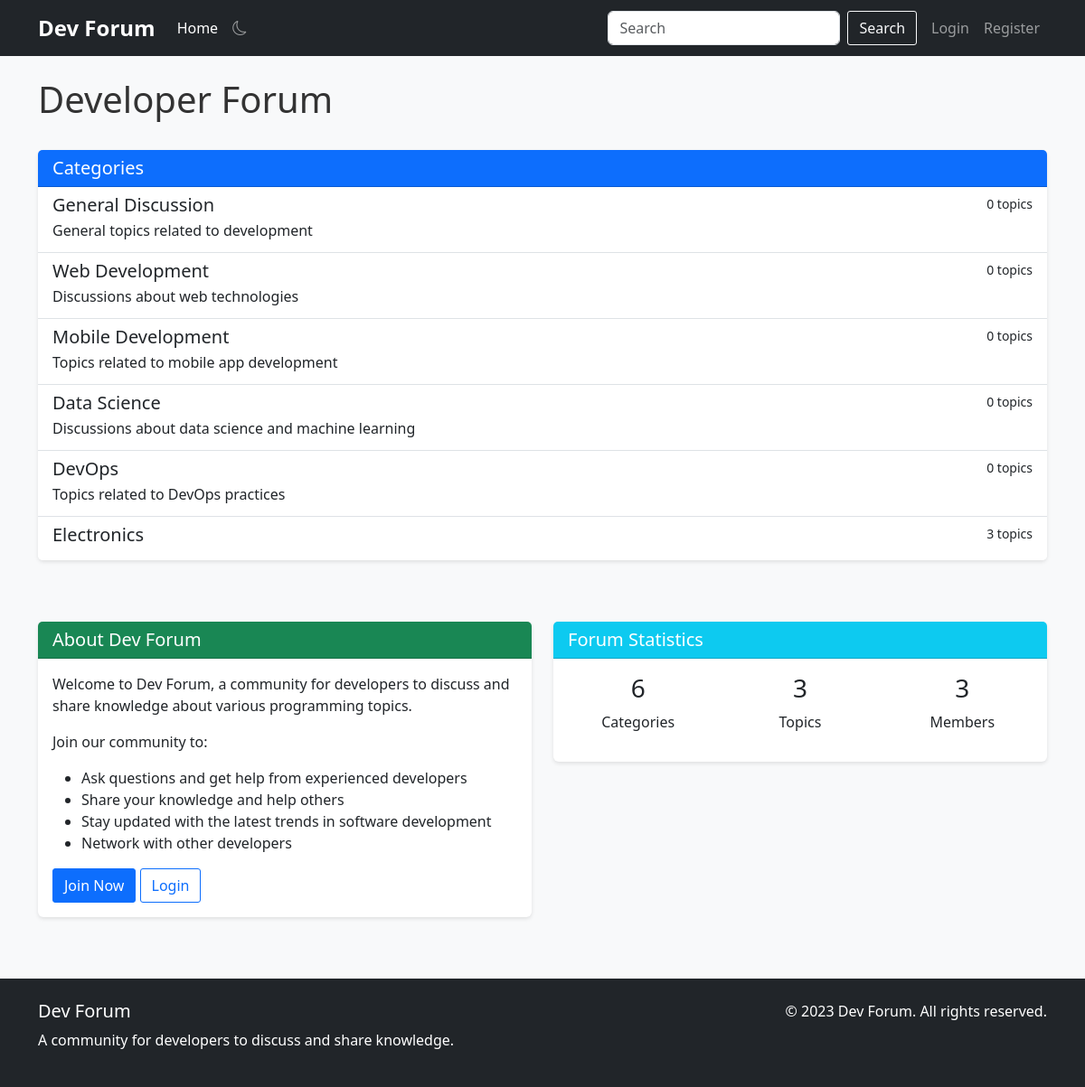
The page / on the database its author committed.
### app.py (models this page shows)
class Category(db.Model):
    id = db.Column(db.Integer, primary_key=True)
    name = db.Column(db.String(100), nullable=False, index=True)
    description = db.Column(db.Text, nullable=True)
    topics = db.relationship('Topic', backref='category', lazy='dynamic', cascade='all, delete-orphan')

### app.py (the view)
@app.route('/')
def index():
    categories = Category.query.all()
    topic_count = Topic.query.count()
    user_count = User.query.count()
    return render_template('index.html', categories=categories, topic_count=topic_count, user_count=user_count)

### app.py (called while the page is built)
@app.context_processor
def utility_processor():
    def recent_topics(limit=5):
        return Topic.query.order_by(Topic.created_at.desc()).limit(limit).all()
    def recent_posts(limit=5):
        return Post.query.order_by(Post.created_at.desc()).limit(limit).all()
    def user_count():
        return User.query.count()
    def topic_count():
        return Topic.query.count()
    def post_count():
        return Post.query.count()
    return {
        'recent_topics': recent_topics,
        'recent_posts': recent_posts,
        'user_count': user_count,
        'topic_count': topic_count,
        'post_count': post_count
    }

### templates/index.html (shortened to what this page needs)
{% extends "base.html" %}
{% block content %}
<div class="row">
    <div class="col-md-12">
        <div class="d-flex justify-content-between align-items-center mb-4">
            <h1>Developer Forum</h1>
        </div>
        <div class="card">
            <div class="card-header bg-primary text-white">
                <h5 class="mb-0">Categories</h5>
            </div>
            <div class="list-group list-group-flush">
                {% for category in categories %}
                <a href="{{ url_for('category', category_id=category.id) }}" class="list-group-item list-group-item-action">
                    <div class="d-flex w-100 justify-content-between">
                        <h5 class="mb-1">{{ category.name }}</h5>
                        <small>{{ category.topics.count() }} topics</small>
                    </div>
                    <p class="mb-1">{{ category.description }}</p>
                </a>
                {% else %}
                <div class="list-group-item">
                    <p class="mb-0">No categories found.</p>
                </div>
                {% endfor %}
            </div>
        </div>
    </div>
</div>
<div class="row mt-5">
    <div class="col-md-6">
        <div class="card">
            <div class="card-header bg-success text-white">
                <h5 class="mb-0">About Dev Forum</h5>
            </div>
            <div class="card-body">
                <p>Welcome to Dev Forum, a community for developers to discuss and share knowledge about various programming topics.</p>
                <p>Join our community to:</p>
                <ul>
                    <li>Ask questions and get help from experienced developers</li>
                    <li>Share your knowledge and help others</li>
                    <li>Stay updated with the latest trends in software development</li>
                    <li>Network with other developers</li>
                </ul>
                {% if not current_user.is_authenticated %}
                <div class="mt-3">
                    <a href="{{ url_for('register') }}" class="btn btn-primary">Join Now</a>
                    <a href="{{ url_for('login') }}" class="btn btn-outline-primary">Login</a>
                </div>
                {% endif %}
            </div>
        </div>
    </div>
    <div class="col-md-6">
        <div class="card">
            <div class="card-header bg-info text-white">
                <h5 class="mb-0">Forum Statistics</h5>
            </div>
            <div class="card-body">
                <div class="row text-center">
                    <div class="col-4">
                        <h3>{{ categories|length }}</h3>
                        <p>Categories</p>
                    </div>
                    <div class="col-4">
                        <h3>{{ topic_count }}</h3>
                        <p>Topics</p>
                    </div>
                    <div class="col-4">
                        <h3>{{ user_count }}</h3>
                        <p>Members</p>
                    </div>
                </div>
            </div>
        </div>
    </div>
</div>
{% endblock %}

### static/css/style.css (style rules this page uses)
body { font-family: 'Segoe UI', Tahoma, Geneva, Verdana, sans-serif; background-color: #f8f9fa; color: #333; }
.card { box-shadow: 0 2px 4px rgba(0, 0, 0, 0.1); border: none; margin-bottom: 20px; }
.card-header { font-weight: bold; }
.btn { border-radius: 3px; }

### rows shown on the page
Category: name "General Discussion", topics.count "0", description "General topics related to development"
Category: name "Web Development", topics.count "0", description "Discussions about web technologies"
Category: name "Mobile Development", topics.count "0", description "Topics related to mobile app development"
Category: name "Data Science", topics.count "0", description "Discussions about data science and machine learning"
Category: name "DevOps", topics.count "0", description "Topics related to DevOps practices"
Category: name "Electronics", topics.count "3"

### other values the page prints
{{ categories|length }} "6"
{{ topic_count }} "3"
{{ user_count }} "3"
